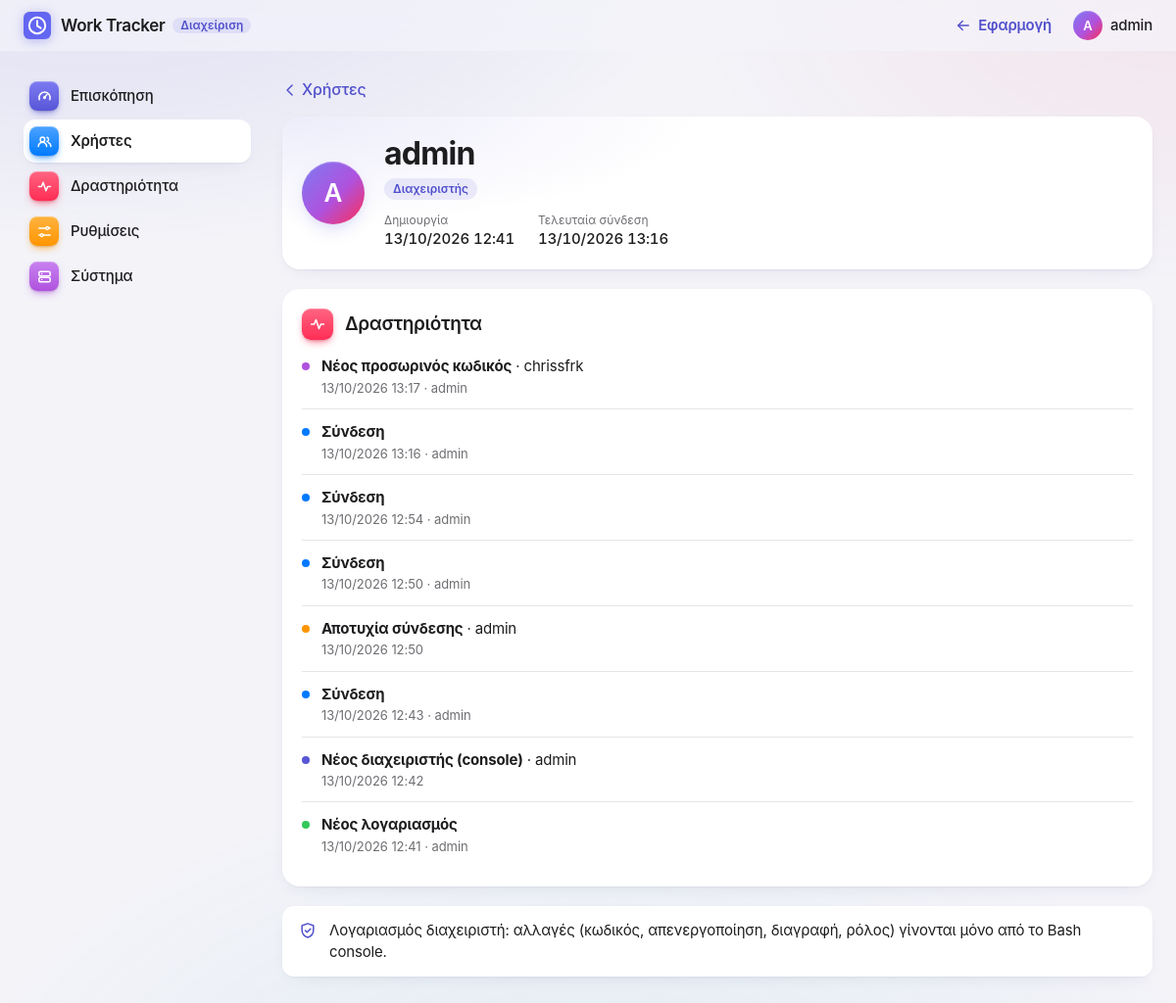
/admin/users/3 (signed in), run on the app's committed database.
### tables this page shows
CREATE TABLE users (
                    id INTEGER PRIMARY KEY AUTOINCREMENT,
                    username TEXT NOT NULL UNIQUE COLLATE NOCASE,
                    password_hash TEXT NOT NULL,
                    created_at TEXT
                , is_admin INTEGER NOT NULL DEFAULT 0, disabled INTEGER NOT NULL DEFAULT 0, session_epoch INTEGER NOT NULL DEFAULT 0, last_login_at TEXT, must_change_password INTEGER NOT NULL DEFAULT 0);

CREATE TABLE activity (
                    id INTEGER PRIMARY KEY,
                    at TEXT NOT NULL,
                    actor_id INTEGER,
                    actor TEXT,
                    action TEXT NOT NULL,
                    target TEXT,
                    detail TEXT
                );

### admin.py (the view)
@bp.get("/users/<int:user_id>")
def user_detail(user_id):
    user = query("""SELECT id, username, created_at, last_login_at, is_admin, disabled, must_change_password
                    FROM users WHERE id=?""",
                 (user_id,), one=True)
    if user is None:
        abort(404)
    activity = query("SELECT * FROM activity WHERE actor_id=? OR target=? ORDER BY id DESC LIMIT 10",
                     (user_id, user["username"]))
    return render_template("admin/user.html", section="users", user=user, activity=activity, actions=ACTIONS)

### admin.py (called while the page is built)
@bp.before_request
def require_admin():
    if g.user is None or not g.user["is_admin"]:
        abort(404)

@bp.after_request
def no_store(response):
    response.headers["Cache-Control"] = "no-store"
    return response

@bp.app_template_filter("when")
def format_when(value):
    if not value:
        return "—"
    try:
        return datetime.fromisoformat(value).strftime("%d/%m/%Y %H:%M")
    except ValueError:
        return value

def query(sql, params=(), one=False):
    conn = core.connect()
    conn.row_factory = sqlite3.Row
    try:
        cur = conn.execute(sql, params)
        return cur.fetchone() if one else cur.fetchall()
    finally:
        conn.close()

### app.py (called while the page is built, shortened)
def invite_code():
    return core.registration_state()["code"]

@app.before_request
def load_user():
    g.user = None
    user_id = session.get("user_id")
    if user_id is not None:
        g.user = core.get_user(user_id)
        if g.user is None or g.user["disabled"] or session.get("epoch", 0) != g.user["session_epoch"]:
            g.user = None
            session.clear()
    if g.user is None and request.endpoint not in ("login", "register", "static", "home", "index"):
        return redirect(url_for("login"))
    if g.user and g.user["must_change_password"] and request.endpoint not in ("change_password", "logout", "static"):
        return redirect(url_for("change_password"))

@app.before_request
def check_csrf():
    if request.method != "POST":
        return None

@app.after_request
def security_headers(response):
    response.headers.setdefault("X-Content-Type-Options", "nosniff")
    response.headers.setdefault("X-Frame-Options", "DENY")
    response.headers.setdefault("Referrer-Policy", "same-origin")
    return response

@app.context_processor
def inject_globals():
    return {"current_user": g.get("user"), "registration_open": bool(invite_code()), "csrf_token": csrf_token}

### core.py (called while the page is built)
def connect():
    return sqlite3.connect(DB_NAME)

def get_user(user_id):
    conn = connect()
    conn.row_factory = sqlite3.Row
    res = conn.execute("SELECT * FROM users WHERE id=?", (user_id,)).fetchone()
    conn.close()
    return dict(res) if res else None

def get_settings():
    conn = connect()
    rows = conn.execute("SELECT key, value FROM settings").fetchall()
    conn.close()
    return dict(rows)

### templates/admin/user.html (shortened to what this page needs)
{% extends "admin/_layout.html" %}
{% from "_icons.html" import icon, chip %}
{% from "admin/_macros.html" import user_badges, avatar, activity_item, empty with context %}
{% block admin_content %}
<a class="back-link" href="{{ url_for('admin.users') }}">{{ icon('chevron-left') }}Χρήστες</a>
<section class="card profile">
  {{ avatar(user.username, 'avatar-lg') }}
  <div class="profile-main">
    <h1 class="large-title">{{ user.username }}</h1>
    <p class="profile-badges">{{ user_badges(user) }}</p>
    <dl class="profile-meta">
      <div><dt>Δημιουργία</dt><dd>{{ user.created_at|when }}</dd></div>
      <div><dt>Τελευταία σύνδεση</dt><dd>{{ user.last_login_at|when }}</dd></div>
    </dl>
  </div>
</section>
<section class="card" aria-labelledby="user-activity-title">
  <div class="card-header">
    <div class="card-title">{{ chip('pulse', 'pink') }}<h2 class="title3" id="user-activity-title">Δραστηριότητα</h2></div>
  </div>
  {% if activity %}
  <ul class="feed">{% for a in activity %}{{ activity_item(a, actions) }}{% endfor %}</ul>
  {% else %}
  {{ empty('pulse', 'Καμία καταγραφή') }}
  {% endif %}
</section>
{% if user.is_admin %}
<div class="notice">
  {{ icon('shield', 'icon notice-icon') }}
  <div class="notice-text">Λογαριασμός διαχειριστή: αλλαγές (κωδικός, απενεργοποίηση, διαγραφή, ρόλος) γίνονται μόνο από το Bash console.</div>
</div>
{% endif %}
{% endblock %}

### templates/admin/_layout.html (shortened to what this page needs)
{% extends "base.html" %}
{% from "_icons.html" import icon, chip %}
{% block head %}
  <link rel="stylesheet" href="{{ url_for('static', filename='admin.css') }}">
{% endblock %}
{% block main_class %}container admin{% endblock %}
{% block navbar %}
<header class="navbar" id="navbar">
  <div class="navbar-inner">
    <h1 class="brand">
      <a href="{{ url_for('admin.dashboard') }}">
        <img src="{{ url_for('static', filename='icon.svg') }}" alt="" width="28" height="28">
        <span>Work Tracker</span>
      </a>
      <span class="tag admin-tag">Διαχείριση</span>
    </h1>
    <div class="account">
      <a class="btn btn-plain btn-sm" href="{{ url_for('index') }}">{{ icon('arrow-left') }}<span class="account-label">Εφαρμογή</span></a>
      <span class="avatar" aria-hidden="true">{{ current_user.username[:1]|upper }}</span>
      <span class="account-name">{{ current_user.username }}</span>
    </div>
  </div>
</header>
{% endblock %}
{% block content %}
{% set nav = [('dashboard', 'Επισκόπηση', 'gauge', 'indigo'),
              ('users', 'Χρήστες', 'people', 'blue'),
              ('activity', 'Δραστηριότητα', 'pulse', 'pink'),
              ('settings', 'Ρυθμίσεις', 'sliders', 'orange'),
              ('system', 'Σύστημα', 'server', 'purple')] %}
<div class="admin-shell">
  <nav class="admin-nav" aria-label="Ενότητες διαχείρισης">
    {% for key, label, glyph, tone in nav %}
    <a class="admin-nav-item" href="{{ url_for('admin.' ~ key) }}" {% if section == key %}aria-current="page"{% endif %}>
      {{ chip(glyph, tone) }}<span>{{ label }}</span>
    </a>
    {% endfor %}
  </nav>
  <div class="admin-main">
    {% block admin_content %}{% endblock %}
  </div>
</div>
{% endblock %}

### templates/admin/_macros.html (shortened to what this page needs)
{% from "_icons.html" import icon, chip %}
{% macro user_badges(u) -%}
{% if u.is_admin %}<span class="badge tone-indigo">Διαχειριστής</span>{% endif %}
{%- endmacro %}
{% macro avatar(name, cls='') -%}
<span class="avatar {{ cls }}" aria-hidden="true">{{ name[:1]|upper }}</span>
{%- endmacro %}
{% macro activity_item(a, actions) -%}
{% set label, tone = actions.get(a.action, (a.action, 'blue')) %}
<li class="feed-item">
  <span class="feed-dot tone-{{ tone }}" aria-hidden="true"></span>
  <div class="feed-body">
    <p><strong>{{ label }}</strong>{% if a.target %} · {{ a.target }}{% endif %}</p>
    <p class="footnote secondary">
      {{ a.at|when }}{% if a.actor %} · {{ a.actor }}{% endif %}{% if a.detail %} · {{ a.detail }}{% endif %}
    </p>
  </div>
</li>
{%- endmacro %}

### static/admin.css (style rules this page uses)
.brand { display: flex; align-items: center; gap: var(--space-2); }
.admin-tag { background: var(--indigo-tint); color: var(--indigo-text); font-size: .75rem; padding: .125rem .5rem; }
.admin-shell { display: grid; grid-template-columns: 14.5rem minmax(0, 1fr); gap: var(--space-8); align-items: start; }
.admin-main { display: flex; flex-direction: column; gap: var(--space-5); min-width: 0; }
.admin-nav { position: sticky; top: calc(var(--nav-h) + env(safe-area-inset-top) + var(--space-6)); display: flex; flex-direction: column; gap: 2px; }
.admin-nav-item { display: flex; align-items: center; gap: var(--space-3); min-height: var(--control-h); padding: .375rem var(--space-3) .375rem .375rem; border-radius: var(--radius-md); color: var(--label); font-size: .9375rem; font-weight: 500; text-decoration: none; -webkit-tap-highlight-color: transparent; transition: background-color var(--dur-fast) ease-out, transform var(--dur) var(--ease-out); }
.admin-nav-item[aria-current="page"] { background: var(--surface); box-shadow: var(--shadow-card); font-weight: 600; }
.back-link { display: inline-flex; align-items: center; align-self: flex-start; gap: .125rem; margin: 0 0 calc(-1 * var(--space-2)) -.375rem; padding: .25rem .5rem .25rem .25rem; border-radius: var(--radius-sm); font-weight: 500; text-decoration: none; }
.admin-columns > .card, .admin-main > section.card:not(.table-card):not(.profile):not(.password-card) { display: flex; flex-direction: column; gap: var(--space-4); }
.badge { display: inline-flex; align-items: center; padding: .125rem .5625rem; border-radius: var(--radius-pill); background: var(--tone-tint); color: var(--tone-text); font-size: .75rem; font-weight: 600; letter-spacing: 0; white-space: nowrap; }
.feed, .list { margin: 0; padding: 0; list-style: none; }
.feed-item { display: flex; gap: var(--space-3); padding: var(--space-3) 0; border-top: 1px solid var(--separator); }
.feed-item:first-child { border-top: 0; padding-top: 0; }
.feed-dot { width: .5rem; height: .5rem; margin-top: .4375rem; flex: none; border-radius: 50%; background: var(--tone); }
.feed-body { min-width: 0; font-size: .9375rem; overflow-wrap: anywhere; }
.feed-body .footnote { margin-top: .125rem; }
.avatar-lg { width: 4rem; height: 4rem; font-size: 1.625rem; box-shadow: inset 0 1px 0 rgba(255, 255, 255, .25), 0 8px 20px -8px var(--accent-glow); }
.card.profile { display: flex; align-items: center; gap: var(--space-5); background: radial-gradient(80% 120% at 0% 0%, var(--indigo-tint), transparent 60%), var(--surface); }
.profile-main { display: flex; flex-direction: column; gap: var(--space-2); min-width: 0; }
.profile-main .large-title { overflow-wrap: anywhere; }
.profile-badges { display: flex; gap: var(--space-2); flex-wrap: wrap; }
.profile-meta { display: flex; flex-wrap: wrap; gap: var(--space-2) var(--space-6); margin-top: var(--space-1); }
.profile-meta dt { font-size: .75rem; color: var(--label-2); letter-spacing: 0; }
.profile-meta dd { font-size: .9375rem; font-weight: 500; font-variant-numeric: tabular-nums; }

### data on the page
users: username "A", username "admin", created_at|when "13/10/2026 12:41", last_login_at|when "13/10/2026 13:16"
activity: label "Νέος προσωρινός κωδικός", target "chrissfrk", at|when "13/10/2026 13:17", actor "admin"
activity: label "Σύνδεση", at|when "13/10/2026 13:16", actor "admin"
activity: label "Σύνδεση", at|when "13/10/2026 12:54", actor "admin"
activity: label "Σύνδεση", at|when "13/10/2026 12:50", actor "admin"
activity: label "Αποτυχία σύνδεσης", target "admin", at|when "13/10/2026 12:50"
activity: label "Σύνδεση", at|when "13/10/2026 12:43", actor "admin"
activity: label "Νέος διαχειριστής (console)", target "admin", at|when "13/10/2026 12:42"
activity: label "Νέος λογαριασμός", at|when "13/10/2026 12:41", actor "admin"

### other printed values
{{ label }} "Επισκόπηση" "Χρήστες" "Δραστηριότητα" "Ρυθμίσεις" "Σύστημα"
